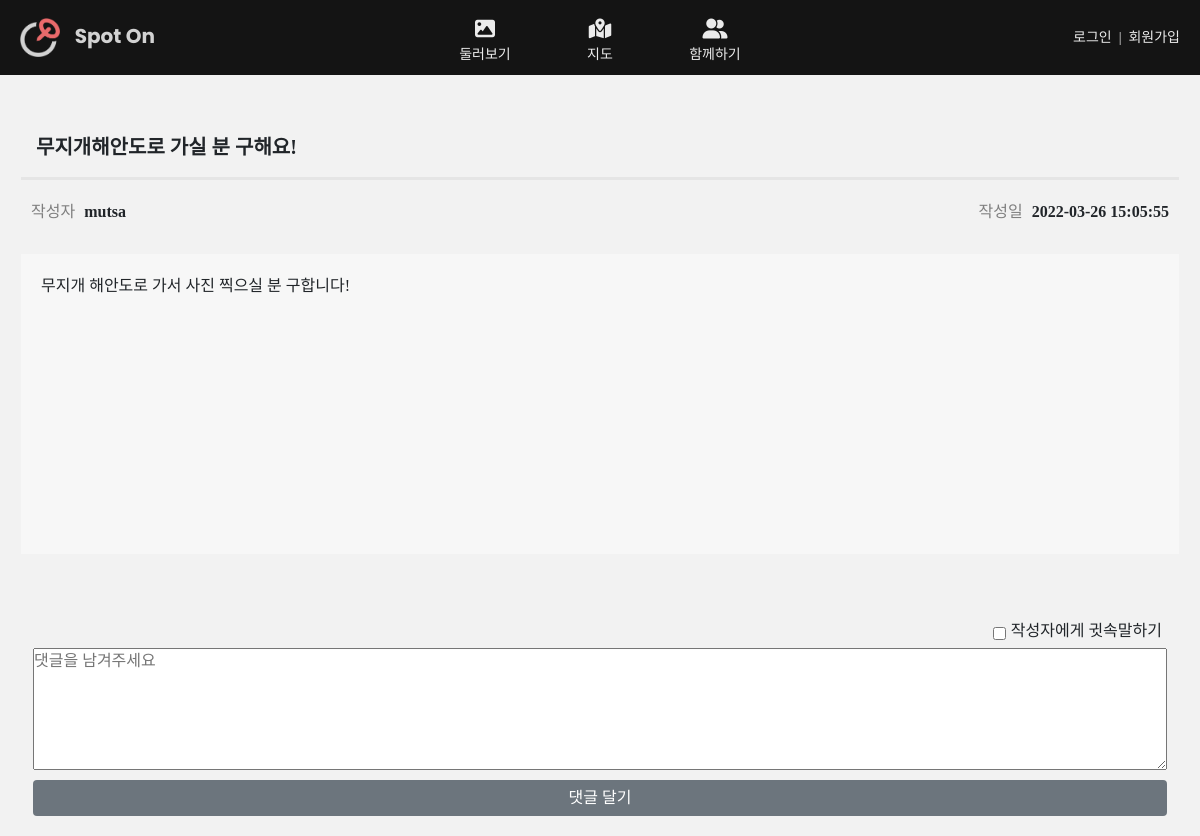
Screenshot of /posts/30/ with the database file from the repository.
### posts/models.py (models this page shows, shortened)
class Post(models.Model):
    user = models.ForeignKey(Profile, on_delete=models.CASCADE, null=True)
    title = models.CharField(max_length=100)
    body = models.CharField(max_length=200)
    location = models.CharField(max_length=100)
    due = models.DateField(null=True)
    created_at = models.DateTimeField(auto_now_add=True)

### accounts/models.py (models this page shows)
class Profile(models.Model):
    user = models.OneToOneField(User, on_delete=models.CASCADE, null=True)
    email = models.EmailField(max_length=100)
    mbti = models.CharField(max_length=50, null=True)
    type = models.CharField(max_length=100)
    age = models.IntegerField(default=0)
    gender = models.CharField(max_length=50)
    introduce = models.CharField(max_length=100)
    image = models.ImageField(upload_to='accounts', null=True)
    def __str__(self):
        return f'{self.user}'

### posts/views.py (the view)
# urls.py: path('<int:post_id>/', views.detail, name='detail'),
def detail(request, post_id):
   post = Post.objects.get(id=post_id)   # Posts 모델 데이터 1개 조회 후 post 변수에 저장
   context = {
       'post': post,
   }
   return render(request, 'posts/detail.html', context)

### posts/templates/posts/detail.html (shortened to what this page needs)
{% extends 'base.html' %}
{% load static %}
{% block style %}
<link rel="stylesheet" href="{% static 'detail_style.css' %}">
{% endblock %}
{% block content %}
<div class="post-page">
    <div class="detail_container">
        {% if post %}
        <div class="title_container">
            <h1 id="detail_title">{{ post.title }}</h1>
        </div>
        <div class="user_info_container">
            <ul class="user_info">
                <li class="user_info_li_1"><span id="user_info_title">작성자 </span> {{ post.user }}</li>
                <li class="user_info_li_2"><span id="user_info_title">작성일</span> {{ post.created_at|date:'Y-m-d H:i:s'}}</li>
            </ul>
        </div>
        <div class="post_body">
            <p>{{ post.body }}</p>
        </div>
        {% endif %}
    </div>
    <div class="row" id="comment_info">
        <div class="comment_container">
            <form class="comment_form" method="POST" action="{% url 'posts:comment' post.id %}">
                <label id="secret_check"><input id="secret_checkbox" type="checkbox" name="secret_comment"
                        value="True">작성자에게 귓속말하기</label>
                <textarea name="content" id="" cols="50" rows="5" placeholder="댓글을 남겨주세요"></textarea>
                <button class="btn btn-secondary" id="comment_button" type="submit">댓글 달기</button>
            </form>
        </div>
        <div class="post_comment">
        </div>
    </div>
</div>
{% endblock %}

### static/style.css (style rules this page uses)
* { padding: 0; margin: 0; font-family: 'KoPubWorldDotum'; box-sizing: border-box; font-weight: 500; }
:root { --main-color1: #EA6A6B; --main-color1-1: #FC6067; --main-color2: #141414; --main-color2-1: #242424; --main-color2-2: #404040; --background-color: #F2F2F2; --shade1: #7F7F7F; --shade2: #BFBFBF; --shade3: #F2F2F2; --shade4: #f7f7f7; --text-color: #EBEBEB; --text-highlight: white; --logo-color:#D2D2D2; --highlight-font:'SEBANG_Gothic_Bold'; --logofont: 'Poppins', sans-serif; }

### static/detail_style.css (style rules this page uses)
.post-page { background-color: var(--background-color); display: flex; flex-direction: column; align-items: center; }
.detail_container { width: 1158px; margin-top: 40px; }
.title_container { width: 1158px; border-bottom: 3px solid #e5e5e5; padding-top: 20px; padding-left: 15px; padding-bottom: 10px; }
#detail_title { font-size: 20px; font-weight: 700; }
.user_info_container { margin-top: 20px; }
.user_info { display: flex; flex-direction: row; justify-content: space-between; list-style: none; padding-left: 0px; margin: 0px; }
.user_info_li_1, .user_info_li_2 { margin: 0px; margin-left: 10px; margin-right: 10px; font-weight: 700; }
#user_info_title { color: var(--shade1); margin: 0px; margin-right: 5px; }
.post_body { width: 1158px; height: 300px; padding: 20px; margin-top: 30px; margin-bottom: 30px; background-color: var(--shade4); }
#comment_info { margin-top: 30px; width: 1158px; padding: 0; height: fit-content; }
.comment_form { display: flex; flex-direction: column; }
.comment_container { margin: 0px; padding: 0px; }
#comment_button { border: none; margin-top: 10px; }
.post_comment { padding-top: 20px; }
#secret_check { display: flex; justify-content: right; padding: 5px; }
#secret_checkbox { margin-right: 5px; margin-top: 5px; }

### rows the page displays
Post: title "무지개해안도로 가실 분 구해요!", user "mutsa", created_at "2022-03-26 15:05:55", body "무지개 해안도로 가서 사진 찍으실 분 구합니다!"
